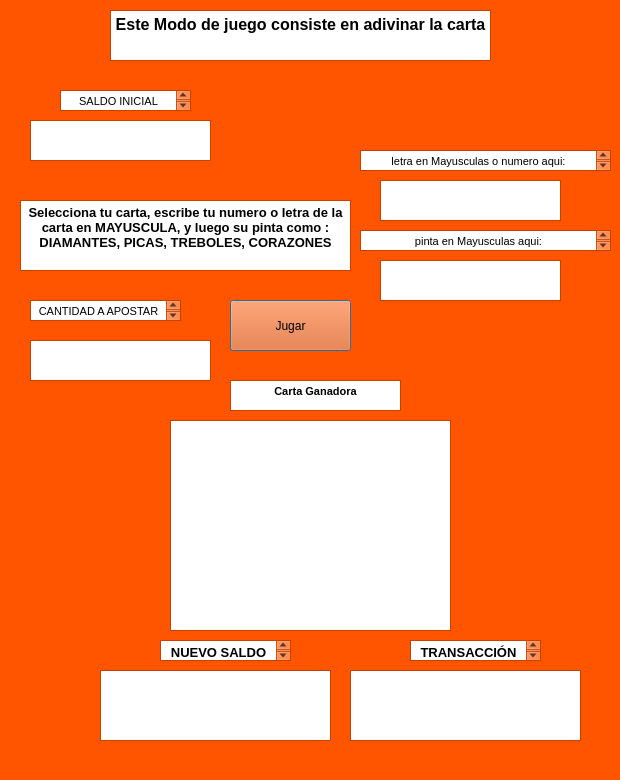
<?xml version="1.0" encoding="UTF-8"?>
<ui version="4.0">
 <class>opcion5</class>
 <widget class="QDialog" name="opcion5">
  <property name="geometry">
   <rect>
    <x>0</x>
    <y>0</y>
    <width>620</width>
    <height>780</height>
   </rect>
  </property>
  <property name="palette">
   <palette>
    <active>
     <colorrole role="WindowText">
      <brush brushstyle="SolidPattern">
       <color alpha="255">
        <red>0</red>
        <green>0</green>
        <blue>0</blue>
       </color>
      </brush>
     </colorrole>
     <colorrole role="Button">
      <brush brushstyle="SolidPattern">
       <color alpha="255">
        <red>255</red>
        <green>85</green>
        <blue>0</blue>
       </color>
      </brush>
     </colorrole>
     <colorrole role="Light">
      <brush brushstyle="SolidPattern">
       <color alpha="255">
        <red>255</red>
        <green>170</green>
        <blue>127</blue>
       </color>
      </brush>
     </colorrole>
     <colorrole role="Midlight">
      <brush brushstyle="SolidPattern">
       <color alpha="255">
        <red>255</red>
        <green>127</green>
        <blue>63</blue>
       </color>
      </brush>
     </colorrole>
     <colorrole role="Dark">
      <brush brushstyle="SolidPattern">
       <color alpha="255">
        <red>127</red>
        <green>42</green>
        <blue>0</blue>
       </color>
      </brush>
     </colorrole>
     <colorrole role="Mid">
      <brush brushstyle="SolidPattern">
       <color alpha="255">
        <red>170</red>
        <green>56</green>
        <blue>0</blue>
       </color>
      </brush>
     </colorrole>
     <colorrole role="Text">
      <brush brushstyle="SolidPattern">
       <color alpha="255">
        <red>0</red>
        <green>0</green>
        <blue>0</blue>
       </color>
      </brush>
     </colorrole>
     <colorrole role="BrightText">
      <brush brushstyle="SolidPattern">
       <color alpha="255">
        <red>255</red>
        <green>255</green>
        <blue>255</blue>
       </color>
      </brush>
     </colorrole>
     <colorrole role="ButtonText">
      <brush brushstyle="SolidPattern">
       <color alpha="255">
        <red>0</red>
        <green>0</green>
        <blue>0</blue>
       </color>
      </brush>
     </colorrole>
     <colorrole role="Base">
      <brush brushstyle="SolidPattern">
       <color alpha="255">
        <red>255</red>
        <green>255</green>
        <blue>255</blue>
       </color>
      </brush>
     </colorrole>
     <colorrole role="Window">
      <brush brushstyle="SolidPattern">
       <color alpha="255">
        <red>255</red>
        <green>85</green>
        <blue>0</blue>
       </color>
      </brush>
     </colorrole>
     <colorrole role="Shadow">
      <brush brushstyle="SolidPattern">
       <color alpha="255">
        <red>0</red>
        <green>0</green>
        <blue>0</blue>
       </color>
      </brush>
     </colorrole>
     <colorrole role="AlternateBase">
      <brush brushstyle="SolidPattern">
       <color alpha="255">
        <red>255</red>
        <green>170</green>
        <blue>127</blue>
       </color>
      </brush>
     </colorrole>
     <colorrole role="ToolTipBase">
      <brush brushstyle="SolidPattern">
       <color alpha="255">
        <red>255</red>
        <green>255</green>
        <blue>220</blue>
       </color>
      </brush>
     </colorrole>
     <colorrole role="ToolTipText">
      <brush brushstyle="SolidPattern">
       <color alpha="255">
        <red>0</red>
        <green>0</green>
        <blue>0</blue>
       </color>
      </brush>
     </colorrole>
    </active>
    <inactive>
     <colorrole role="WindowText">
      <brush brushstyle="SolidPattern">
       <color alpha="255">
        <red>0</red>
        <green>0</green>
        <blue>0</blue>
       </color>
      </brush>
     </colorrole>
     <colorrole role="Button">
      <brush brushstyle="SolidPattern">
       <color alpha="255">
        <red>255</red>
        <green>85</green>
        <blue>0</blue>
       </color>
      </brush>
     </colorrole>
     <colorrole role="Light">
      <brush brushstyle="SolidPattern">
       <color alpha="255">
        <red>255</red>
        <green>170</green>
        <blue>127</blue>
       </color>
      </brush>
     </colorrole>
     <colorrole role="Midlight">
      <brush brushstyle="SolidPattern">
       <color alpha="255">
        <red>255</red>
        <green>127</green>
        <blue>63</blue>
       </color>
      </brush>
     </colorrole>
     <colorrole role="Dark">
      <brush brushstyle="SolidPattern">
       <color alpha="255">
        <red>127</red>
        <green>42</green>
        <blue>0</blue>
       </color>
      </brush>
     </colorrole>
     <colorrole role="Mid">
      <brush brushstyle="SolidPattern">
       <color alpha="255">
        <red>170</red>
        <green>56</green>
        <blue>0</blue>
       </color>
      </brush>
     </colorrole>
     <colorrole role="Text">
      <brush brushstyle="SolidPattern">
       <color alpha="255">
        <red>0</red>
        <green>0</green>
        <blue>0</blue>
       </color>
      </brush>
     </colorrole>
     <colorrole role="BrightText">
      <brush brushstyle="SolidPattern">
       <color alpha="255">
        <red>255</red>
        <green>255</green>
        <blue>255</blue>
       </color>
      </brush>
     </colorrole>
     <colorrole role="ButtonText">
      <brush brushstyle="SolidPattern">
       <color alpha="255">
        <red>0</red>
        <green>0</green>
        <blue>0</blue>
       </color>
      </brush>
     </colorrole>
     <colorrole role="Base">
      <brush brushstyle="SolidPattern">
       <color alpha="255">
        <red>255</red>
        <green>255</green>
        <blue>255</blue>
       </color>
      </brush>
     </colorrole>
     <colorrole role="Window">
      <brush brushstyle="SolidPattern">
       <color alpha="255">
        <red>255</red>
        <green>85</green>
        <blue>0</blue>
       </color>
      </brush>
     </colorrole>
     <colorrole role="Shadow">
      <brush brushstyle="SolidPattern">
       <color alpha="255">
        <red>0</red>
        <green>0</green>
        <blue>0</blue>
       </color>
      </brush>
     </colorrole>
     <colorrole role="AlternateBase">
      <brush brushstyle="SolidPattern">
       <color alpha="255">
        <red>255</red>
        <green>170</green>
        <blue>127</blue>
       </color>
      </brush>
     </colorrole>
     <colorrole role="ToolTipBase">
      <brush brushstyle="SolidPattern">
       <color alpha="255">
        <red>255</red>
        <green>255</green>
        <blue>220</blue>
       </color>
      </brush>
     </colorrole>
     <colorrole role="ToolTipText">
      <brush brushstyle="SolidPattern">
       <color alpha="255">
        <red>0</red>
        <green>0</green>
        <blue>0</blue>
       </color>
      </brush>
     </colorrole>
    </inactive>
    <disabled>
     <colorrole role="WindowText">
      <brush brushstyle="SolidPattern">
       <color alpha="255">
        <red>127</red>
        <green>42</green>
        <blue>0</blue>
       </color>
      </brush>
     </colorrole>
     <colorrole role="Button">
      <brush brushstyle="SolidPattern">
       <color alpha="255">
        <red>255</red>
        <green>85</green>
        <blue>0</blue>
       </color>
      </brush>
     </colorrole>
     <colorrole role="Light">
      <brush brushstyle="SolidPattern">
       <color alpha="255">
        <red>255</red>
        <green>170</green>
        <blue>127</blue>
       </color>
      </brush>
     </colorrole>
     <colorrole role="Midlight">
      <brush brushstyle="SolidPattern">
       <color alpha="255">
        <red>255</red>
        <green>127</green>
        <blue>63</blue>
       </color>
      </brush>
     </colorrole>
     <colorrole role="Dark">
      <brush brushstyle="SolidPattern">
       <color alpha="255">
        <red>127</red>
        <green>42</green>
        <blue>0</blue>
       </color>
      </brush>
     </colorrole>
     <colorrole role="Mid">
      <brush brushstyle="SolidPattern">
       <color alpha="255">
        <red>170</red>
        <green>56</green>
        <blue>0</blue>
       </color>
      </brush>
     </colorrole>
     <colorrole role="Text">
      <brush brushstyle="SolidPattern">
       <color alpha="255">
        <red>127</red>
        <green>42</green>
        <blue>0</blue>
       </color>
      </brush>
     </colorrole>
     <colorrole role="BrightText">
      <brush brushstyle="SolidPattern">
       <color alpha="255">
        <red>255</red>
        <green>255</green>
        <blue>255</blue>
       </color>
      </brush>
     </colorrole>
     <colorrole role="ButtonText">
      <brush brushstyle="SolidPattern">
       <color alpha="255">
        <red>127</red>
        <green>42</green>
        <blue>0</blue>
       </color>
      </brush>
     </colorrole>
     <colorrole role="Base">
      <brush brushstyle="SolidPattern">
       <color alpha="255">
        <red>255</red>
        <green>85</green>
        <blue>0</blue>
       </color>
      </brush>
     </colorrole>
     <colorrole role="Window">
      <brush brushstyle="SolidPattern">
       <color alpha="255">
        <red>255</red>
        <green>85</green>
        <blue>0</blue>
       </color>
      </brush>
     </colorrole>
     <colorrole role="Shadow">
      <brush brushstyle="SolidPattern">
       <color alpha="255">
        <red>0</red>
        <green>0</green>
        <blue>0</blue>
       </color>
      </brush>
     </colorrole>
     <colorrole role="AlternateBase">
      <brush brushstyle="SolidPattern">
       <color alpha="255">
        <red>255</red>
        <green>85</green>
        <blue>0</blue>
       </color>
      </brush>
     </colorrole>
     <colorrole role="ToolTipBase">
      <brush brushstyle="SolidPattern">
       <color alpha="255">
        <red>255</red>
        <green>255</green>
        <blue>220</blue>
       </color>
      </brush>
     </colorrole>
     <colorrole role="ToolTipText">
      <brush brushstyle="SolidPattern">
       <color alpha="255">
        <red>0</red>
        <green>0</green>
        <blue>0</blue>
       </color>
      </brush>
     </colorrole>
    </disabled>
   </palette>
  </property>
  <property name="windowTitle">
   <string>Modo 1</string>
  </property>
  <widget class="QTextEdit" name="TD1">
   <property name="geometry">
    <rect>
     <x>380</x>
     <y>180</y>
     <width>181</width>
     <height>41</height>
    </rect>
   </property>
  </widget>
  <widget class="QTextBrowser" name="textBrowser">
   <property name="geometry">
    <rect>
     <x>110</x>
     <y>10</y>
     <width>381</width>
     <height>51</height>
    </rect>
   </property>
   <property name="html">
    <string>&lt;!DOCTYPE HTML PUBLIC &quot;-//W3C//DTD HTML 4.0//EN&quot; &quot;http://www.w3.org/TR/REC-html40/strict.dtd&quot;&gt;
&lt;html&gt;&lt;head&gt;&lt;meta name=&quot;qrichtext&quot; content=&quot;1&quot; /&gt;&lt;style type=&quot;text/css&quot;&gt;
p, li { white-space: pre-wrap; }
&lt;/style&gt;&lt;/head&gt;&lt;body style=&quot; font-family:'MS Shell Dlg 2'; font-size:8.25pt; font-weight:400; font-style:normal;&quot;&gt;
&lt;p align=&quot;center&quot; style=&quot; margin-top:0px; margin-bottom:0px; margin-left:0px; margin-right:0px; -qt-block-indent:0; text-indent:0px;&quot;&gt;&lt;span style=&quot; font-size:12pt; font-weight:600;&quot;&gt;Este Modo de juego consiste en adivinar la carta&lt;/span&gt;&lt;/p&gt;&lt;/body&gt;&lt;/html&gt;</string>
   </property>
  </widget>
  <widget class="QTextBrowser" name="textBrowser_2">
   <property name="geometry">
    <rect>
     <x>20</x>
     <y>200</y>
     <width>331</width>
     <height>71</height>
    </rect>
   </property>
   <property name="html">
    <string>&lt;!DOCTYPE HTML PUBLIC &quot;-//W3C//DTD HTML 4.0//EN&quot; &quot;http://www.w3.org/TR/REC-html40/strict.dtd&quot;&gt;
&lt;html&gt;&lt;head&gt;&lt;meta name=&quot;qrichtext&quot; content=&quot;1&quot; /&gt;&lt;style type=&quot;text/css&quot;&gt;
p, li { white-space: pre-wrap; }
&lt;/style&gt;&lt;/head&gt;&lt;body style=&quot; font-family:'MS Shell Dlg 2'; font-size:8.25pt; font-weight:400; font-style:normal;&quot;&gt;
&lt;p align=&quot;center&quot; style=&quot; margin-top:0px; margin-bottom:0px; margin-left:0px; margin-right:0px; -qt-block-indent:0; text-indent:0px;&quot;&gt;&lt;span style=&quot; font-size:10pt; font-weight:600;&quot;&gt;Selecciona tu carta, escribe tu numero o letra de la carta en MAYUSCULA, y luego su pinta como : DIAMANTES, PICAS, TREBOLES, CORAZONES&lt;/span&gt;&lt;/p&gt;&lt;/body&gt;&lt;/html&gt;</string>
   </property>
  </widget>
  <widget class="QTextBrowser" name="Rd12">
   <property name="geometry">
    <rect>
     <x>170</x>
     <y>420</y>
     <width>281</width>
     <height>211</height>
    </rect>
   </property>
  </widget>
  <widget class="QPushButton" name="butD1">
   <property name="geometry">
    <rect>
     <x>230</x>
     <y>300</y>
     <width>121</width>
     <height>51</height>
    </rect>
   </property>
   <property name="text">
    <string>Jugar</string>
   </property>
  </widget>
  <widget class="QTextBrowser" name="textBrowser_7">
   <property name="geometry">
    <rect>
     <x>230</x>
     <y>380</y>
     <width>171</width>
     <height>31</height>
    </rect>
   </property>
   <property name="html">
    <string>&lt;!DOCTYPE HTML PUBLIC &quot;-//W3C//DTD HTML 4.0//EN&quot; &quot;http://www.w3.org/TR/REC-html40/strict.dtd&quot;&gt;
&lt;html&gt;&lt;head&gt;&lt;meta name=&quot;qrichtext&quot; content=&quot;1&quot; /&gt;&lt;style type=&quot;text/css&quot;&gt;
p, li { white-space: pre-wrap; }
&lt;/style&gt;&lt;/head&gt;&lt;body style=&quot; font-family:'MS Shell Dlg 2'; font-size:8.25pt; font-weight:400; font-style:normal;&quot;&gt;
&lt;p align=&quot;center&quot; style=&quot; margin-top:0px; margin-bottom:0px; margin-left:0px; margin-right:0px; -qt-block-indent:0; text-indent:0px;&quot;&gt;&lt;span style=&quot; font-weight:600;&quot;&gt;Carta Ganadora&lt;/span&gt;&lt;/p&gt;&lt;/body&gt;&lt;/html&gt;</string>
   </property>
  </widget>
  <widget class="QTextEdit" name="TD2">
   <property name="geometry">
    <rect>
     <x>380</x>
     <y>260</y>
     <width>181</width>
     <height>41</height>
    </rect>
   </property>
  </widget>
  <widget class="QTextBrowser" name="textBrowser_3">
   <property name="geometry">
    <rect>
     <x>360</x>
     <y>150</y>
     <width>251</width>
     <height>21</height>
    </rect>
   </property>
   <property name="html">
    <string>&lt;!DOCTYPE HTML PUBLIC &quot;-//W3C//DTD HTML 4.0//EN&quot; &quot;http://www.w3.org/TR/REC-html40/strict.dtd&quot;&gt;
&lt;html&gt;&lt;head&gt;&lt;meta name=&quot;qrichtext&quot; content=&quot;1&quot; /&gt;&lt;style type=&quot;text/css&quot;&gt;
p, li { white-space: pre-wrap; }
&lt;/style&gt;&lt;/head&gt;&lt;body style=&quot; font-family:'MS Shell Dlg 2'; font-size:8.25pt; font-weight:400; font-style:normal;&quot;&gt;
&lt;p align=&quot;center&quot; style=&quot; margin-top:0px; margin-bottom:0px; margin-left:0px; margin-right:0px; -qt-block-indent:0; text-indent:0px;&quot;&gt;letra en Mayusculas o numero aqui:&lt;/p&gt;&lt;/body&gt;&lt;/html&gt;</string>
   </property>
  </widget>
  <widget class="QTextBrowser" name="textBrowser_4">
   <property name="geometry">
    <rect>
     <x>360</x>
     <y>230</y>
     <width>251</width>
     <height>21</height>
    </rect>
   </property>
   <property name="html">
    <string>&lt;!DOCTYPE HTML PUBLIC &quot;-//W3C//DTD HTML 4.0//EN&quot; &quot;http://www.w3.org/TR/REC-html40/strict.dtd&quot;&gt;
&lt;html&gt;&lt;head&gt;&lt;meta name=&quot;qrichtext&quot; content=&quot;1&quot; /&gt;&lt;style type=&quot;text/css&quot;&gt;
p, li { white-space: pre-wrap; }
&lt;/style&gt;&lt;/head&gt;&lt;body style=&quot; font-family:'MS Shell Dlg 2'; font-size:8.25pt; font-weight:400; font-style:normal;&quot;&gt;
&lt;p align=&quot;center&quot; style=&quot; margin-top:0px; margin-bottom:0px; margin-left:0px; margin-right:0px; -qt-block-indent:0; text-indent:0px;&quot;&gt;pinta en Mayusculas aqui:&lt;/p&gt;&lt;/body&gt;&lt;/html&gt;</string>
   </property>
  </widget>
  <widget class="QTextBrowser" name="textBrowser_5">
   <property name="geometry">
    <rect>
     <x>160</x>
     <y>640</y>
     <width>131</width>
     <height>21</height>
    </rect>
   </property>
   <property name="html">
    <string>&lt;!DOCTYPE HTML PUBLIC &quot;-//W3C//DTD HTML 4.0//EN&quot; &quot;http://www.w3.org/TR/REC-html40/strict.dtd&quot;&gt;
&lt;html&gt;&lt;head&gt;&lt;meta name=&quot;qrichtext&quot; content=&quot;1&quot; /&gt;&lt;style type=&quot;text/css&quot;&gt;
p, li { white-space: pre-wrap; }
&lt;/style&gt;&lt;/head&gt;&lt;body style=&quot; font-family:'MS Shell Dlg 2'; font-size:8.25pt; font-weight:400; font-style:normal;&quot;&gt;
&lt;p align=&quot;center&quot; style=&quot; margin-top:0px; margin-bottom:0px; margin-left:0px; margin-right:0px; -qt-block-indent:0; text-indent:0px;&quot;&gt;&lt;span style=&quot; font-size:10pt; font-weight:600;&quot;&gt;NUEVO SALDO&lt;/span&gt;&lt;/p&gt;&lt;/body&gt;&lt;/html&gt;</string>
   </property>
  </widget>
  <widget class="QTextEdit" name="cantApuesta">
   <property name="geometry">
    <rect>
     <x>30</x>
     <y>340</y>
     <width>181</width>
     <height>41</height>
    </rect>
   </property>
  </widget>
  <widget class="QTextBrowser" name="textBrowser_6">
   <property name="geometry">
    <rect>
     <x>30</x>
     <y>300</y>
     <width>151</width>
     <height>21</height>
    </rect>
   </property>
   <property name="html">
    <string>&lt;!DOCTYPE HTML PUBLIC &quot;-//W3C//DTD HTML 4.0//EN&quot; &quot;http://www.w3.org/TR/REC-html40/strict.dtd&quot;&gt;
&lt;html&gt;&lt;head&gt;&lt;meta name=&quot;qrichtext&quot; content=&quot;1&quot; /&gt;&lt;style type=&quot;text/css&quot;&gt;
p, li { white-space: pre-wrap; }
&lt;/style&gt;&lt;/head&gt;&lt;body style=&quot; font-family:'MS Shell Dlg 2'; font-size:8.25pt; font-weight:400; font-style:normal;&quot;&gt;
&lt;p align=&quot;center&quot; style=&quot; margin-top:0px; margin-bottom:0px; margin-left:0px; margin-right:0px; -qt-block-indent:0; text-indent:0px;&quot;&gt;CANTIDAD A APOSTAR&lt;/p&gt;&lt;/body&gt;&lt;/html&gt;</string>
   </property>
  </widget>
  <widget class="QTextEdit" name="saldoActual">
   <property name="geometry">
    <rect>
     <x>30</x>
     <y>120</y>
     <width>181</width>
     <height>41</height>
    </rect>
   </property>
  </widget>
  <widget class="QTextBrowser" name="textBrowser_8">
   <property name="geometry">
    <rect>
     <x>60</x>
     <y>90</y>
     <width>131</width>
     <height>21</height>
    </rect>
   </property>
   <property name="html">
    <string>&lt;!DOCTYPE HTML PUBLIC &quot;-//W3C//DTD HTML 4.0//EN&quot; &quot;http://www.w3.org/TR/REC-html40/strict.dtd&quot;&gt;
&lt;html&gt;&lt;head&gt;&lt;meta name=&quot;qrichtext&quot; content=&quot;1&quot; /&gt;&lt;style type=&quot;text/css&quot;&gt;
p, li { white-space: pre-wrap; }
&lt;/style&gt;&lt;/head&gt;&lt;body style=&quot; font-family:'MS Shell Dlg 2'; font-size:8.25pt; font-weight:400; font-style:normal;&quot;&gt;
&lt;p align=&quot;center&quot; style=&quot; margin-top:0px; margin-bottom:0px; margin-left:0px; margin-right:0px; -qt-block-indent:0; text-indent:0px;&quot;&gt;SALDO INICIAL&lt;/p&gt;&lt;/body&gt;&lt;/html&gt;</string>
   </property>
  </widget>
  <widget class="QTextBrowser" name="nuevoSaldo">
   <property name="geometry">
    <rect>
     <x>100</x>
     <y>670</y>
     <width>231</width>
     <height>71</height>
    </rect>
   </property>
  </widget>
  <widget class="QTextBrowser" name="nuevoSaldo_2">
   <property name="geometry">
    <rect>
     <x>350</x>
     <y>670</y>
     <width>231</width>
     <height>71</height>
    </rect>
   </property>
  </widget>
  <widget class="QTextBrowser" name="textBrowser_9">
   <property name="geometry">
    <rect>
     <x>410</x>
     <y>640</y>
     <width>131</width>
     <height>21</height>
    </rect>
   </property>
   <property name="html">
    <string>&lt;!DOCTYPE HTML PUBLIC &quot;-//W3C//DTD HTML 4.0//EN&quot; &quot;http://www.w3.org/TR/REC-html40/strict.dtd&quot;&gt;
&lt;html&gt;&lt;head&gt;&lt;meta name=&quot;qrichtext&quot; content=&quot;1&quot; /&gt;&lt;style type=&quot;text/css&quot;&gt;
p, li { white-space: pre-wrap; }
&lt;/style&gt;&lt;/head&gt;&lt;body style=&quot; font-family:'MS Shell Dlg 2'; font-size:8.25pt; font-weight:400; font-style:normal;&quot;&gt;
&lt;p align=&quot;center&quot; style=&quot; margin-top:0px; margin-bottom:0px; margin-left:0px; margin-right:0px; -qt-block-indent:0; text-indent:0px;&quot;&gt;&lt;span style=&quot; font-size:10pt; font-weight:600;&quot;&gt;TRANSACCIÓN&lt;/span&gt;&lt;/p&gt;&lt;/body&gt;&lt;/html&gt;</string>
   </property>
  </widget>
 </widget>
 <resources/>
 <connections/>
</ui>
